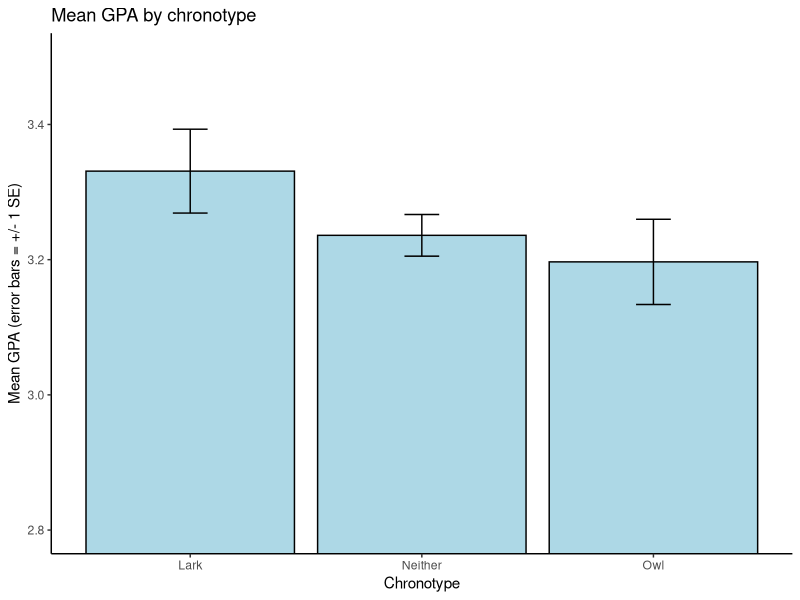
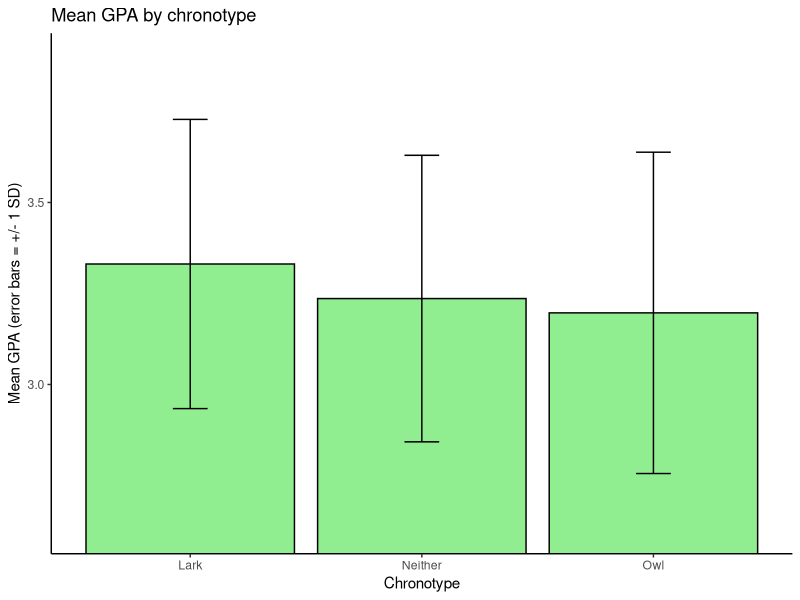
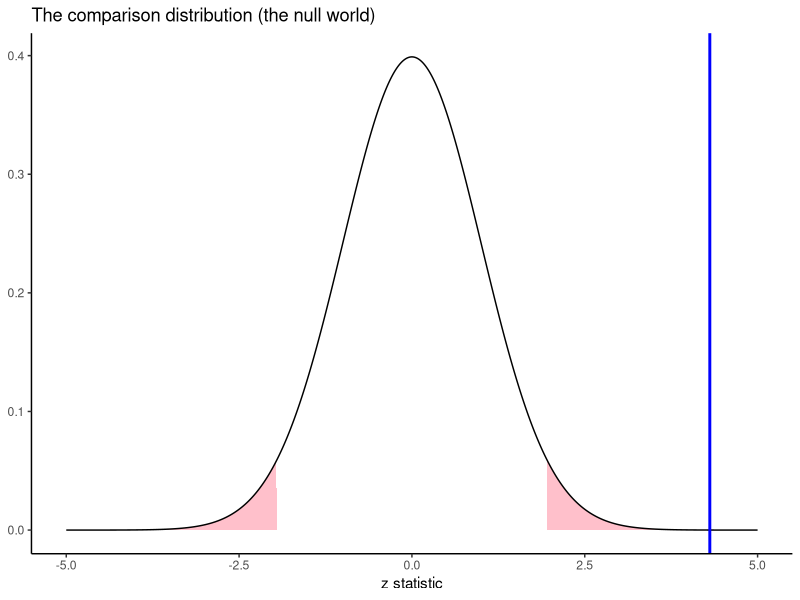

These figures' R source, in order:
## ---- chunk 1
# Install once if needed (then re-comment):
# install.packages("readr")
# install.packages("dplyr")
# install.packages("ggplot2")

library(readr)
library(dplyr)
library(ggplot2)

sleep <- read_csv("college_sleep_data.csv")

head(sleep)
## ---- chunk 2
larks   <- filter(sleep, chronotype == "Lark")
neither <- filter(sleep, chronotype == "Neither")

# EDIT THIS LINE, THEN RUN:
owls <- filter(sleep, chronotype == "Owl")

nrow(larks)
nrow(neither)
nrow(owls)     # check: there should be 49 owls
## ---- chunk 3
summary_df <- data.frame(
  group = c("Lark", "Neither", "Owl"),
  n     = c(nrow(larks), nrow(neither), nrow(owls)),
  mean  = c(mean(larks$gpa), mean(neither$gpa), mean(owls$gpa)),
  sd    = c(sd(larks$gpa), sd(neither$gpa), sd(owls$gpa))
)

# EDIT THIS LINE, THEN RUN:
summary_df$se <- summary_df$sd / sqrt(summary_df$n)

summary_df
## ---- chunk 4
ggplot(summary_df, aes(x = group, y = mean)) +
  geom_col(fill = "lightblue", color = "black") +
  # EDIT THE NEXT LINE, THEN RUN:
  geom_errorbar(aes(ymin = mean - se, ymax = mean + se), width = 0.15) +
  coord_cartesian(ylim = c(2.8, 3.5)) +
  labs(title = "Mean GPA by chronotype",
       x = "Chronotype", y = "Mean GPA (error bars = +/- 1 SE)") +
  theme_classic()
## ---- chunk 5
ggplot(summary_df, aes(x = group, y = mean)) +
  geom_col(fill = "lightgreen", color = "black") +
  # EDIT THE NEXT LINE (change se to sd, twice), THEN RUN:
  geom_errorbar(aes(ymin = mean - sd, ymax = mean + sd), width = 0.15) +
  coord_cartesian(ylim = c(2.6, 3.9)) +
  labs(title = "Mean GPA by chronotype",
       x = "Chronotype", y = "Mean GPA (error bars = +/- 1 SD)") +
  theme_classic()
## ---- chunk 6
mean_sleep <- mean(sleep$sleep_hours)
sd_sleep   <- sd(sleep$sleep_hours)

z_you <- (9 - mean_sleep) / sd_sleep
z_you

pnorm(z_you)                    # proportion of students who sleep LESS than you

# EDIT THIS LINE, THEN RUN:
prop_more <- 1 - pnorm(z_you)

prop_more

mean(sleep$sleep_hours > 9)     # check: the proportion counted in the real data
## ---- chunk 7
z_top10 <- qnorm(0.90)     # the z score with 90% of the distribution below it
z_top10

# EDIT THIS LINE, THEN RUN (hint: X = M + z * s):
hours_top10 <- mean_sleep + z_top10 * sd_sleep

hours_top10

quantile(sleep$sleep_hours, 0.90)   # check: the 90th percentile counted in the real data
## ---- chunk 8
qnorm(0.975)   # the z score with 97.5% of the distribution below it
qnorm(0.025)   # the z score with 2.5% of the distribution below it
## ---- chunk 9
mu    <- mean(sleep$classes_missed)   # population mean
sigma <- sd(sleep$classes_missed)     # population SD

mu
sigma
## ---- chunk 10
n <- nrow(owls)
n

# EDIT THIS LINE, THEN RUN:
se <- sigma / sqrt(n)

se
## ---- chunk 11
# EDIT THIS LINE, THEN RUN:
z_crit <- qnorm(0.975)

z_crit
## ---- chunk 12
M <- mean(owls$classes_missed)
M

# EDIT THIS LINE, THEN RUN:
z <- (M - mu) / se

z
## ---- chunk 13
curve_df <- data.frame(z_value = seq(-5, 5, by = 0.01))
curve_df$height <- dnorm(curve_df$z_value)

ggplot(curve_df, aes(x = z_value, y = height)) +
  geom_area(data = filter(curve_df, z_value <= -z_crit), fill = "pink") +
  geom_area(data = filter(curve_df, z_value >= z_crit), fill = "pink") +
  geom_line() +
  geom_vline(xintercept = z, color = "blue", linewidth = 1) +
  labs(title = "The comparison distribution (the null world)",
       x = "z statistic", y = NULL) +
  theme_classic()
## ---- chunk 14
mu_gpa    <- mean(sleep$gpa)   # population mean
sigma_gpa <- sd(sleep$gpa)     # population SD
n_larks   <- nrow(larks)

mu_gpa
sigma_gpa
n_larks

# EDIT THESE THREE LINES, THEN RUN:
se_gpa  <- sigma_gpa / sqrt(n_larks)
M_larks <- mean(larks$gpa)
z_larks <- (M_larks - mu_gpa) / se_gpa

se_gpa
M_larks
z_larks
## ---- chunk 15
1 - pnorm(z_larks)   # proportion of the null world with a z statistic this high or higher
## ---- chunk 16
first_years <- filter(sleep, class_year == 1)

n_fy  <- nrow(first_years)
se_fy <- sigma / sqrt(n_fy)
M_fy  <- mean(first_years$classes_missed)
z_fy  <- (M_fy - mu) / se_fy

n_fy
se_fy
M_fy
z_fy
